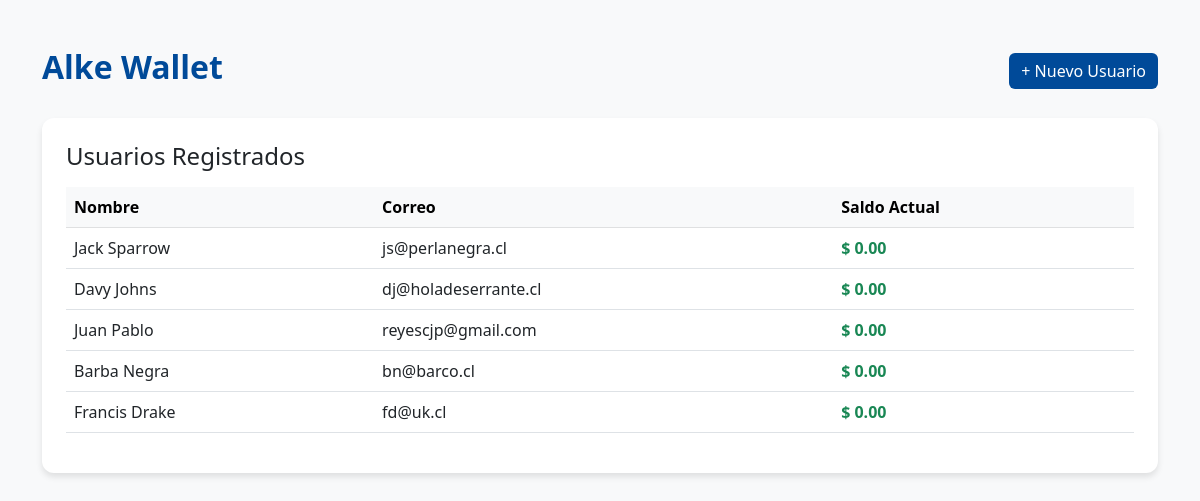
The page / on the database its author committed.
### web_base/models.py (models this page shows, shortened)
class Usuario(models.Model):
    nombre = models.CharField(max_length=100)
    correo = models.EmailField(unique=True)
    saldo = models.DecimalField(max_digits=10, decimal_places=2, default=0.0)

### web_base/views.py (the view)
# urls.py: path('', views.lista_usuarios, name='lista_usuarios'),
def lista_usuarios(request):
    usuarios = Usuario.objects.all()
    return render(request, 'usuarios.html', {'usuarios': usuarios})

### web_base/templates/usuarios.html (shortened to what this page needs)
{% load static %}
<!DOCTYPE html>
<html lang="es">
<head>
    <link href="https://cdn.jsdelivr.net/npm/bootstrap@5.3.0/dist/css/bootstrap.min.css" rel="stylesheet">
    <link rel="stylesheet" href="{% static 'css/style.css' %}">
</head>
<body class="py-5">
    <div class="container">
        <div class="d-flex justify-content-between align-items-center mb-4">
            <h2 class="text-primary fw-bold">Alke Wallet</h2>
            <a href="{% url 'crear_usuario' %}" class="btn btn-primary">+ Nuevo Usuario</a>
        </div>
        <div class="card p-4">
            <h4 class="mb-3">Usuarios Registrados</h4>
            <div class="table-responsive">
                <table class="table table-hover">
                    <thead class="table-light">
                        <tr>
                            <th>Nombre</th>
                            <th>Correo</th>
                            <th>Saldo Actual</th>
                        </tr>
                    </thead>
                    <tbody>
                        {% for u in usuarios %}
                        <tr>
                            <td>{{ u.nombre }}</td>
                            <td>{{ u.correo }}</td>
                            <td class="fw-bold text-success">$ {{ u.saldo }}</td>
                        </tr>
                        {% empty %}
                        <tr><td colspan="3" class="text-center">No hay usuarios registrados.</td></tr>
                        {% endfor %}
                    </tbody>
                </table>
            </div>
        </div>
    </div>
</body>
</html>

### web_base/static/css/style.css (style rules this page uses)
:root { --azul-fintech: #004a99; --verde-exito: #28a745; }
body { background-color: #f8f9fa; font-family: 'Segoe UI', Tahoma, Geneva, Verdana, sans-serif; }
.card { border: none; border-radius: 12px; box-shadow: 0 4px 6px rgba(0,0,0,0.1); }
.btn-primary { background-color: var(--azul-fintech); border: none; }
.text-primary { color: var(--azul-fintech) !important; }

### rows shown on the page
Usuario: nombre "Jack Sparrow", correo "js@perlanegra.cl", saldo "0.00"
Usuario: nombre "Davy Johns", correo "dj@holadeserrante.cl", saldo "0.00"
Usuario: nombre "Juan Pablo", correo "reyescjp@gmail.com", saldo "0.00"
Usuario: nombre "Barba Negra", correo "bn@barco.cl", saldo "0.00"
Usuario: nombre "Francis Drake", correo "fd@uk.cl", saldo "0.00"
